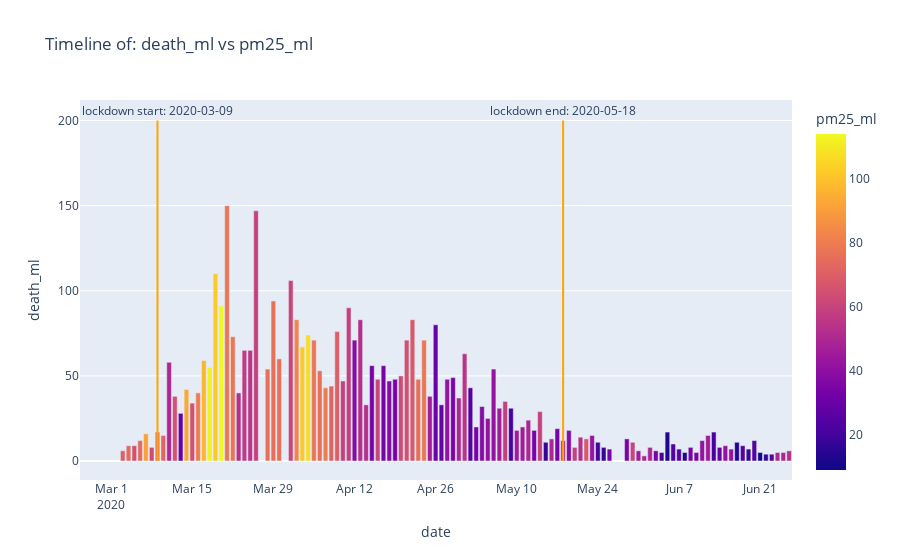

The notebook cell this image was saved under:
### Code cell
# 4.2.7.3) Timeline of death vs pollutant
plot_death_vs_poll_by_date(df_final, 'date', 'death_ml', 'pm25_ml', lock_dict.get('ml').get('start'), lock_dict.get('ml').get('end'))
# plot_death_vs_poll_by_date(df_final, 'date', 'death_ml_ip', 'pm25_ml_ip', lock_dict.get('ml').get('start'), lock_dict.get('ml').get('end'))
